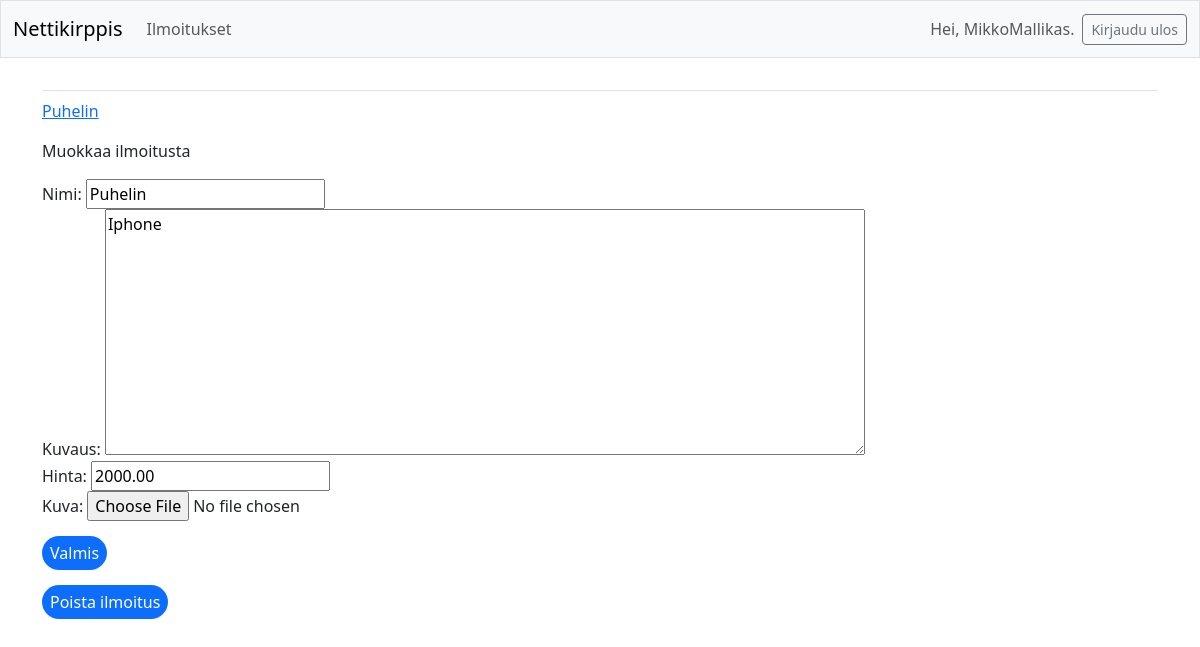
Screenshot of /edit_item/3/ (signed in) with the database file from the repository.
### nettikirppis/models.py (models this page shows, shortened)
class Item(models.Model):
    name = models.CharField(max_length=200)
    description = models.CharField(max_length=500)
    price = models.DecimalField(max_digits=10, decimal_places=2)
    date_added = models.DateField(auto_now_add=True)
    visible = models.BooleanField(default=True)
    owner=models.ForeignKey(User, on_delete=models.CASCADE)
    image = models.ImageField(upload_to=content_file_name, null=True, blank=True)

### nettikirppis/views.py (the view)
# urls.py: path('edit_item/<int:item_id>/', views.edit_item, name='edit_item'),
@login_required
def edit_item(request, item_id):
    item = Item.objects.get(id=item_id)
    if request.method != 'POST':
        form = ItemForm(instance=item)
    else:
        form = ItemForm(instance=item, data=request.POST)
        if form.is_valid():
            form.save()
            return redirect('nettikirppis:items')
    context = {'item':item, 'form':form}
    return render(request, 'nettikirppis/edit_item.html', context)

### nettikirppis/forms.py
class ItemForm(forms.ModelForm):
    class Meta:
        model = Item
        fields = [
            'name',
            'description',
            'price',
            'image',
        ]
        labels = {
            'name':'Nimi',
            'description':'Kuvaus',
            'price':'Hinta',
            'image':'Kuva'
        }
        widgets = {
            'description':forms.Textarea(attrs={'cols':80})
        }

### nettikirppis/templates/nettikirppis/edit_item.html (shortened to what this page needs)
{% extends 'nettikirppis/base.html' %}
{% block content %}
<p>
    <a href="{% url 'nettikirppis:item' item.id %}">{{ item.name }}</a>
</p>
    <p>Muokkaa ilmoitusta</p>
    <form action="{% url 'nettikirppis:edit_item' item.id %}" method="post">
        {{ form.as_div }}
        <button name="submit" class="yes-button">
            Valmis
        </button>
    </form>
    <form action="{% url 'nettikirppis:delete_item' item.id %}" method="post">
        <button name="submit" class="yes-button">
            Poista ilmoitus
        </button>
    </form>
{% endblock content %}

### nettikirppis/templates/nettikirppis/base.html (shortened to what this page needs)
<!DOCTYPE html>
<html lang="en">
    <head>
        {% load django_bootstrap5 %}
        {% bootstrap_css %}
    </head>
    <body>
        <nav class="navbar navbar-expand-md navbar-light bg-light mb-4 border">
            <div class="container-fluid">
                <a class="navbar-brand" href="{% url 'nettikirppis:index' %}">
                    Nettikirppis
                </a>
                <div class="collapse navbar-collapse" id="navbarCollapse">
                    <ul class="navbar-nav me-auto mb-2 mb-md-0">
                        <li class="nav-item">
                            <a class="nav-link" href="{% url 'nettikirppis:items' %}">
                                Ilmoitukset
                            </a>
                        </li>
                    </ul>
                     <ul class="navbar-nav ms-auto mb-2 mb-md-0">
                        {% if user.is_authenticated %}
                            <li class="nav-item">
                                <span class="navbar-text me-2">Hei, {{ user.username }}.
                                </span>
                            </li>
                        {% endif %}
                     </ul>
                     {% if user.is_authenticated %}
                        <form action="{% url 'accounts:logout' %}" method="post">
                            <button name="submit" class="btn btn-outline-secondary btn-sm">
                                Kirjaudu ulos
                            </button>
                        </form>
                     {% endif %}
                </div>
            </div>
        </nav>
        <main class="container">
            <div class="pb-2 mb-2 border-bottom">
            </div>
            <div>
                {% block content %} {% endblock content %}
            </div>
        </main>
    </body>
</html>

### nettikirppis/templates/nettikirppis/base.html (style rules this page uses)
.yes-button { background-color: #0d6efd; color: white; margin-top:15px; border:none; border-radius: 60px; padding-top: 5px; padding-left: 8px; padding-right: 8px; padding-bottom: 5px; }

### rows the page displays
Item: name "Puhelin", description "Iphone", price "2000.00"

### other values shown
{{ user.username }} "MikkoMallikas"
